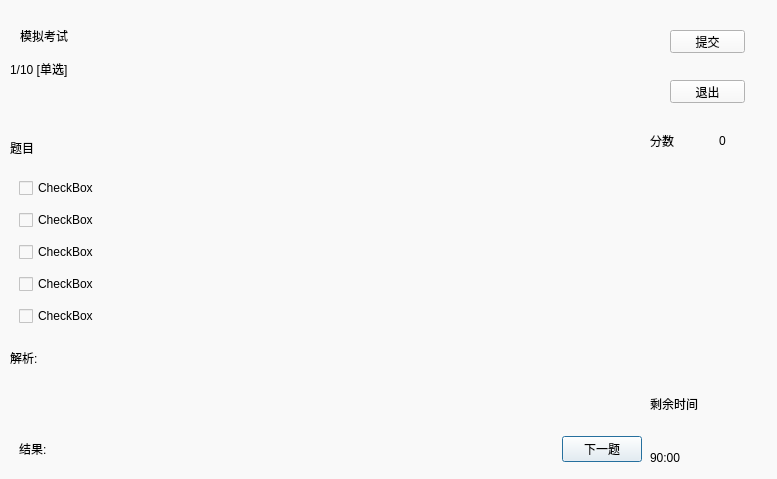
<?xml version="1.0" encoding="UTF-8"?>
<ui version="4.0">
 <class>SimulatedExam</class>
 <widget class="QDialog" name="SimulatedExam">
  <property name="geometry">
   <rect>
    <x>0</x>
    <y>0</y>
    <width>777</width>
    <height>479</height>
   </rect>
  </property>
  <property name="minimumSize">
   <size>
    <width>777</width>
    <height>479</height>
   </size>
  </property>
  <property name="maximumSize">
   <size>
    <width>777</width>
    <height>479</height>
   </size>
  </property>
  <property name="windowTitle">
   <string>Dialog</string>
  </property>
  <property name="styleSheet">
   <string notr="true">background-color: rgb(249, 249, 249);</string>
  </property>
  <widget class="QLabel" name="label">
   <property name="geometry">
    <rect>
     <x>20</x>
     <y>20</y>
     <width>111</width>
     <height>31</height>
    </rect>
   </property>
   <property name="styleSheet">
    <string notr="true">font: 16pt &quot;微软雅黑&quot;;</string>
   </property>
   <property name="text">
    <string>模拟考试</string>
   </property>
  </widget>
  <widget class="QWidget" name="widget_3" native="true">
   <property name="geometry">
    <rect>
     <x>10</x>
     <y>60</y>
     <width>641</width>
     <height>411</height>
    </rect>
   </property>
   <layout class="QVBoxLayout" name="verticalLayout_2">
    <item>
     <widget class="QLabel" name="title">
      <property name="styleSheet">
       <string notr="true">font: 14pt &quot;微软雅黑&quot;;</string>
      </property>
      <property name="text">
       <string>1/10 [单选]</string>
      </property>
     </widget>
    </item>
    <item>
     <spacer name="verticalSpacer">
      <property name="orientation">
       <enum>Qt::Vertical</enum>
      </property>
      <property name="sizeHint" stdset="0">
       <size>
        <width>20</width>
        <height>40</height>
       </size>
      </property>
     </spacer>
    </item>
    <item>
     <widget class="QLabel" name="topic">
      <property name="text">
       <string>题目</string>
      </property>
     </widget>
    </item>
    <item>
     <widget class="QStackedWidget" name="stackedWidget">
      <property name="currentIndex">
       <number>1</number>
      </property>
      <widget class="QWidget" name="page">
       <layout class="QGridLayout" name="gridLayout">
        <item row="0" column="0">
         <widget class="QWidget" name="widget_2" native="true">
          <layout class="QVBoxLayout" name="verticalLayout">
           <item>
            <widget class="QRadioButton" name="radioButton_1">
             <property name="styleSheet">
              <string notr="true">font: 10pt &quot;微软雅黑&quot;;</string>
             </property>
             <property name="text">
              <string>A.栋发生ad三方框架爱过哈灵很啊双机很很啊双机很啊蓝色</string>
             </property>
            </widget>
           </item>
           <item>
            <widget class="QRadioButton" name="radioButton_2">
             <property name="styleSheet">
              <string notr="true">font: 10pt &quot;微软雅黑&quot;;</string>
             </property>
             <property name="text">
              <string>A.栋发生ad三方框架爱过哈灵很啊双机很很啊双机很啊蓝色</string>
             </property>
            </widget>
           </item>
           <item>
            <widget class="QRadioButton" name="radioButton_3">
             <property name="styleSheet">
              <string notr="true">font: 10pt &quot;微软雅黑&quot;;</string>
             </property>
             <property name="text">
              <string>A.栋发生ad三方框架爱过哈灵很啊双机很很啊双机很啊蓝色</string>
             </property>
            </widget>
           </item>
           <item>
            <widget class="QRadioButton" name="radioButton_4">
             <property name="styleSheet">
              <string notr="true">font: 10pt &quot;微软雅黑&quot;;</string>
             </property>
             <property name="text">
              <string>A.栋发生ad三方框架爱过哈灵很啊双机很很啊双机很啊蓝色</string>
             </property>
            </widget>
           </item>
           <item>
            <widget class="QRadioButton" name="radioButton_5">
             <property name="styleSheet">
              <string notr="true">font: 10pt &quot;微软雅黑&quot;;</string>
             </property>
             <property name="text">
              <string>A.栋发生ad三方框架爱过哈灵很啊双机很很啊双机很啊蓝色</string>
             </property>
             <property name="checkable">
              <bool>false</bool>
             </property>
             <property name="checked">
              <bool>false</bool>
             </property>
            </widget>
           </item>
          </layout>
         </widget>
        </item>
       </layout>
      </widget>
      <widget class="QWidget" name="page_2">
       <layout class="QGridLayout" name="gridLayout_2">
        <item row="3" column="0">
         <widget class="QCheckBox" name="checkBox_4">
          <property name="text">
           <string>CheckBox</string>
          </property>
         </widget>
        </item>
        <item row="1" column="0">
         <widget class="QCheckBox" name="checkBox_2">
          <property name="text">
           <string>CheckBox</string>
          </property>
         </widget>
        </item>
        <item row="2" column="0">
         <widget class="QCheckBox" name="checkBox_3">
          <property name="text">
           <string>CheckBox</string>
          </property>
         </widget>
        </item>
        <item row="0" column="0">
         <widget class="QCheckBox" name="checkBox_1">
          <property name="text">
           <string>CheckBox</string>
          </property>
         </widget>
        </item>
        <item row="4" column="0">
         <widget class="QCheckBox" name="checkBox_5">
          <property name="text">
           <string>CheckBox</string>
          </property>
         </widget>
        </item>
       </layout>
      </widget>
     </widget>
    </item>
    <item>
     <widget class="QLabel" name="analysis">
      <property name="styleSheet">
       <string notr="true">font: 10pt &quot;微软雅黑&quot;;</string>
      </property>
      <property name="text">
       <string>解析:</string>
      </property>
     </widget>
    </item>
    <item>
     <spacer name="verticalSpacer_5">
      <property name="orientation">
       <enum>Qt::Vertical</enum>
      </property>
      <property name="sizeHint" stdset="0">
       <size>
        <width>20</width>
        <height>40</height>
       </size>
      </property>
     </spacer>
    </item>
    <item>
     <widget class="QWidget" name="widget" native="true">
      <layout class="QHBoxLayout" name="horizontalLayout">
       <item>
        <widget class="QLabel" name="label_5">
         <property name="styleSheet">
          <string notr="true">font: 10pt &quot;微软雅黑&quot;;</string>
         </property>
         <property name="text">
          <string>结果:</string>
         </property>
        </widget>
       </item>
       <item>
        <widget class="QLabel" name="result">
         <property name="text">
          <string/>
         </property>
        </widget>
       </item>
       <item>
        <spacer name="horizontalSpacer">
         <property name="orientation">
          <enum>Qt::Horizontal</enum>
         </property>
         <property name="sizeHint" stdset="0">
          <size>
           <width>40</width>
           <height>20</height>
          </size>
         </property>
        </spacer>
       </item>
       <item>
        <widget class="QPushButton" name="next">
         <property name="text">
          <string>下一题</string>
         </property>
        </widget>
       </item>
      </layout>
     </widget>
    </item>
   </layout>
  </widget>
  <widget class="QPushButton" name="summit">
   <property name="geometry">
    <rect>
     <x>670</x>
     <y>30</y>
     <width>75</width>
     <height>23</height>
    </rect>
   </property>
   <property name="text">
    <string>提交</string>
   </property>
  </widget>
  <widget class="QPushButton" name="quit">
   <property name="geometry">
    <rect>
     <x>670</x>
     <y>80</y>
     <width>75</width>
     <height>23</height>
    </rect>
   </property>
   <property name="text">
    <string>退出</string>
   </property>
  </widget>
  <widget class="QWidget" name="widget_4" native="true">
   <property name="geometry">
    <rect>
     <x>650</x>
     <y>120</y>
     <width>131</width>
     <height>41</height>
    </rect>
   </property>
   <layout class="QHBoxLayout" name="horizontalLayout_2">
    <item>
     <widget class="QLabel" name="label_2">
      <property name="styleSheet">
       <string notr="true">font: 12pt &quot;微软雅黑&quot;;</string>
      </property>
      <property name="text">
       <string>分数</string>
      </property>
     </widget>
    </item>
    <item>
     <widget class="QLabel" name="score">
      <property name="styleSheet">
       <string notr="true">font: 14pt &quot;微软雅黑&quot;;</string>
      </property>
      <property name="text">
       <string>0</string>
      </property>
     </widget>
    </item>
   </layout>
  </widget>
  <widget class="QWidget" name="widget_5" native="true">
   <property name="geometry">
    <rect>
     <x>650</x>
     <y>380</y>
     <width>131</width>
     <height>101</height>
    </rect>
   </property>
   <layout class="QVBoxLayout" name="verticalLayout_3">
    <item>
     <widget class="QLabel" name="label_4">
      <property name="styleSheet">
       <string notr="true">font: 12pt &quot;微软雅黑&quot;;</string>
      </property>
      <property name="text">
       <string>剩余时间</string>
      </property>
     </widget>
    </item>
    <item>
     <widget class="QLabel" name="timeLabel">
      <property name="styleSheet">
       <string notr="true">font: 16pt &quot;微软雅黑&quot;;
</string>
      </property>
      <property name="text">
       <string>90:00</string>
      </property>
     </widget>
    </item>
   </layout>
  </widget>
 </widget>
 <resources/>
 <connections/>
</ui>
